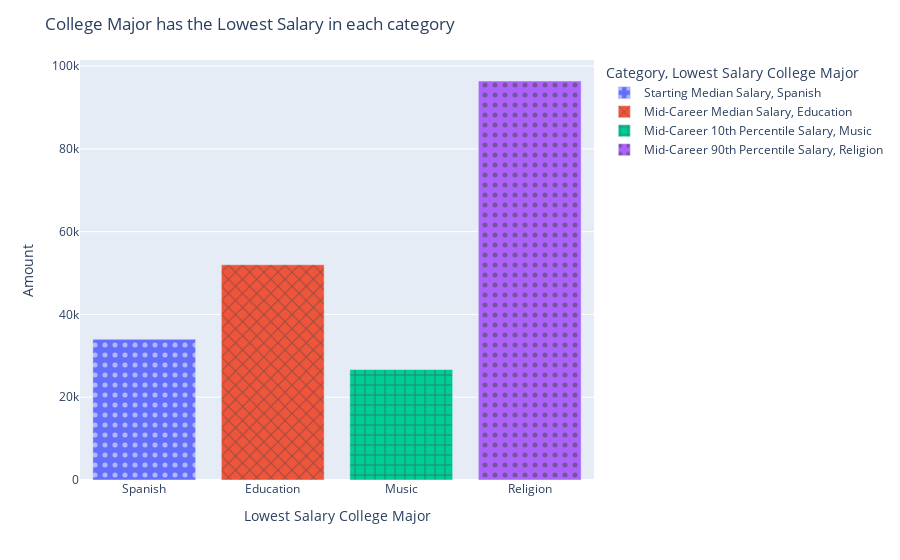

Write notebook code for a chart like this one.
### Code cell
fig = px.bar(lowest_salary_table, x="Lowest Salary College Major", y="Amount", color="Category",
             pattern_shape="Lowest Salary College Major", pattern_shape_sequence=[".", "x", "+"])
fig.update_layout(
                   title="College Major has the Lowest Salary in each category",
                )
fig.show()

### Figure 1 — Plotly figure (JSON) as saved in the notebook; plotly's stock layout.template omitted (floating-point values rounded to 4 significant figures)
{"data": [{"alignmentgroup": "True", "hovertemplate": "Category=Starting Median Salary<br>Lowest Salary College Major=%{x}<br>Amount=%{y}<extra></extra>", "legendgroup": "Starting Median Salary, Spanish", "marker": {"color": "#636efa", "pattern": {"shape": "."}}, "name": "Starting Median Salary, Spanish", "offsetgroup": "Starting Median Salary, Spanish", "orientation": "v", "showlegend": true, "textposition": "auto", "x": ["Spanish"], "xaxis": "x", "y": [34000], "yaxis": "y", "type": "bar"}, {"alignmentgroup": "True", "hovertemplate": "Category=Mid-Career Median Salary<br>Lowest Salary College Major=%{x}<br>Amount=%{y}<extra></extra>", "legendgroup": "Mid-Career Median Salary, Education", "marker": {"color": "#EF553B", "pattern": {"shape": "x"}}, "name": "Mid-Career Median Salary, Education", "offsetgroup": "Mid-Career Median Salary, Education", "orientation": "v", "showlegend": true, "textposition": "auto", "x": ["Education"], "xaxis": "x", "y": [52000], "yaxis": "y", "type": "bar"}, {"alignmentgroup": "True", "hovertemplate": "Category=Mid-Career 10th Percentile Salary<br>Lowest Salary College Major=%{x}<br>Amount=%{y}<extra></extra>", "legendgroup": "Mid-Career 10th Percentile Salary, Music", "marker": {"color": "#00cc96", "pattern": {"shape": "+"}}, "name": "Mid-Career 10th Percentile Salary, Music", "offsetgroup": "Mid-Career 10th Percentile Salary, Music", "orientation": "v", "showlegend": true, "textposition": "auto", "x": ["Music"], "xaxis": "x", "y": [26700], "yaxis": "y", "type": "bar"}, {"alignmentgroup": "True", "hovertemplate": "Category=Mid-Career 90th Percentile Salary<br>Lowest Salary College Major=%{x}<br>Amount=%{y}<extra></extra>", "legendgroup": "Mid-Career 90th Percentile Salary, Religion", "marker": {"color": "#ab63fa", "pattern": {"shape": "."}}, "name": "Mid-Career 90th Percentile Salary, Religion", "offsetgroup": "Mid-Career 90th Percentile Salary, Religion", "orientation": "v", "showlegend": true, "textposition": "auto", "x": ["Religion"], "xaxis": "x", "y": [96400], "yaxis": "y", "type": "bar"}], "layout": {"xaxis": {"anchor": "y", "domain": [0, 1], "title": {"text": "Lowest Salary College Major"}, "categoryorder": "array", "categoryarray": ["Spanish", "Education", "Music", "Religion"]}, "yaxis": {"anchor": "x", "domain": [0, 1], "title": {"text": "Amount"}}, "legend": {"title": {"text": "Category, Lowest Salary College Major"}, "tracegroupgap": 0}, "margin": {"t": 60}, "barmode": "relative", "title": {"text": "College Major has the Lowest Salary in each category"}}}
